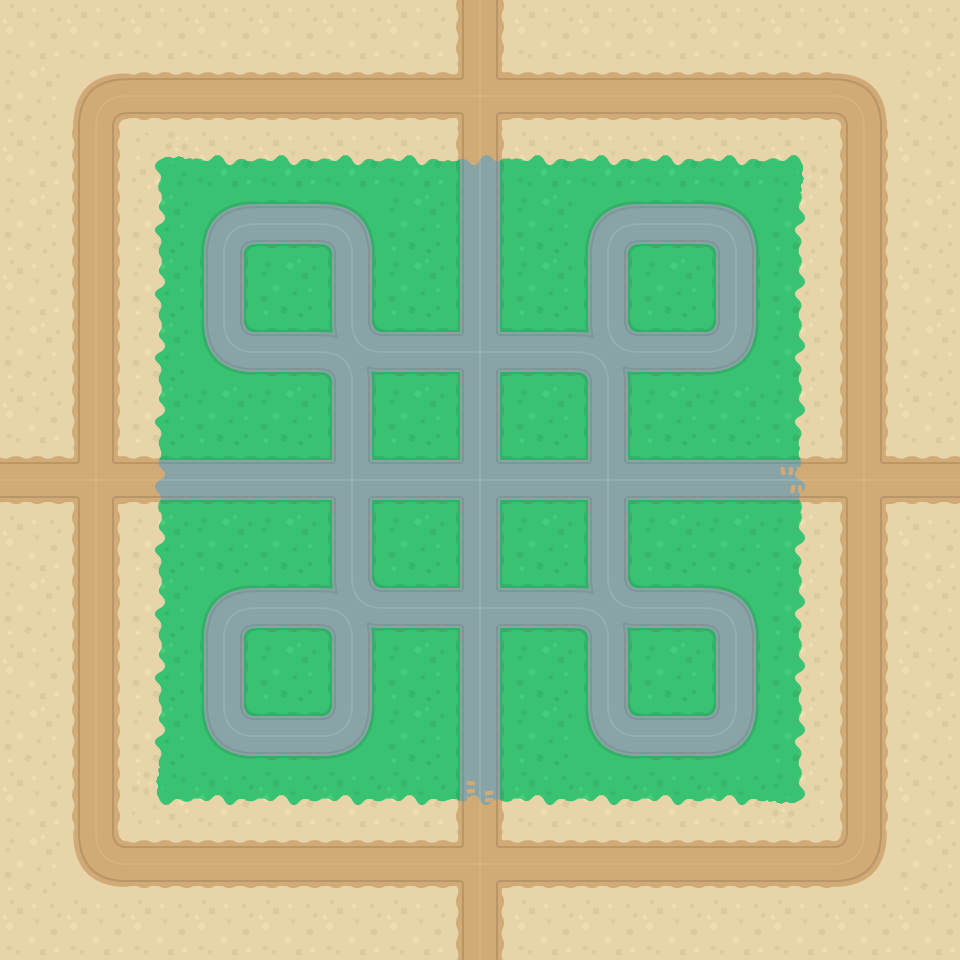

A level layout from a 2D game, rendered from its tile map. Below: a short description, then the map file with its tile-grid data intact:
An orthogonal 15x15 tile map with 64x64 px tiles, 1 tile layer (background), 3 tilesets.

<map version="1.10" tiledversion="1.12.2" orientation="orthogonal" renderorder="right-down" width="15" height="15" tilewidth="64" tileheight="64" infinite="0" nextlayerid="2" nextobjectid="1">
 <tileset firstgid="1" source="terrain_tileset.tsx" />
 <tileset firstgid="41" source="tank_sprites.tsx" />
 <tileset firstgid="105" source="corner.tsx" />
 <layer id="1" name="background" width="15" height="15">
  <data encoding="csv">
21,21,21,21,21,21,21,22,21,21,21,21,21,21,21,
31,34,23,23,23,23,23,33,23,23,23,23,23,35,31,
21,22,3221225577,18,18,18,18,38,18,18,18,18,1610612841,22,21,
31,22,9,14,3,15,11,2,11,14,3,15,8,22,31,
21,22,9,2,11,2,11,2,11,2,11,2,8,22,21,
31,22,9,16,3,12,3,13,3,12,3,17,8,22,31,
21,22,9,11,11,2,11,2,11,2,11,11,8,22,21,
23,33,29,3,3,13,3,13,3,13,3,3,30,33,23,
21,22,9,11,11,2,11,2,11,2,11,11,8,22,21,
31,22,9,14,3,12,3,13,3,12,3,15,8,22,31,
21,22,9,2,11,2,11,2,11,2,11,2,8,22,21,
31,22,9,16,3,17,11,2,11,16,3,17,8,22,31,
21,22,2684354665,19,19,19,19,20,19,19,19,19,105,22,21,
31,36,23,23,23,23,23,33,23,23,23,23,23,37,31,
21,21,21,21,21,21,21,22,21,21,21,21,21,21,21
</data>
 </layer>
</map>
